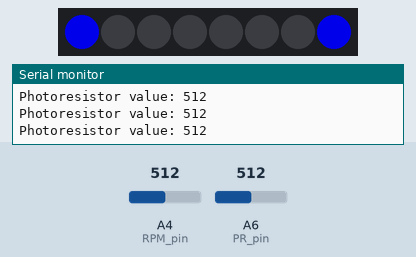
This sketch was run on a simulated Arduino Nano, built with avr-gcc and run on an emulated ATmega328P. Parts: 8 RGB LEDs in strip order, left to right, the last lines printed to the serial monitor. Inputs (shaded band) come from the test bench; at power-on: A6 (PR_pin) = 512, A4 (RPM_pin) = 512. Dim RGB values are drawn brighter than linear.

Above: at 1.2 s.
1.3 s: A6 (PR_pin) set to 560
At 2.2 s:
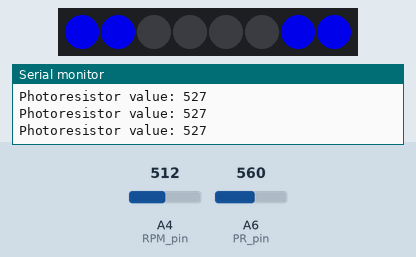
2.8 s: A6 (PR_pin) set to 306
At 5.5 s:
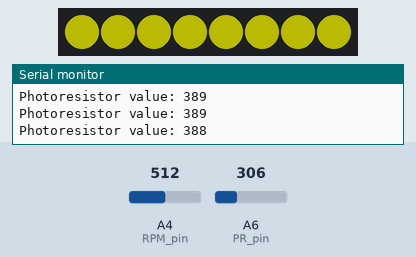
5.8 s: A6 (PR_pin) set to 15
7.7 s: A6 (PR_pin) set to 35
At 10.2 s:
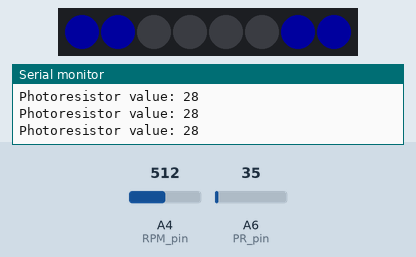
Timing chart, 0 to 10.9 s (numbered marks = the images above; inputs shaded):
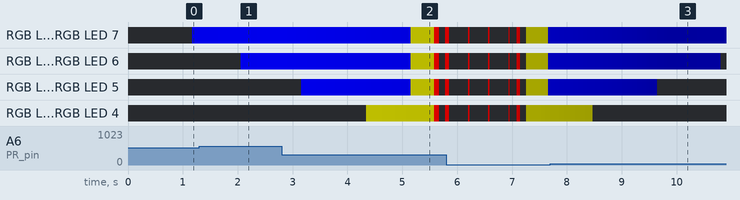

The sketch:

DIY_Shift_Light.ino
```cpp
#include <movingAvg.h>
#include <Adafruit_NeoPixel.h>
#define LED_PIN 6
#define LED_COUNT 8

//################# Adjustable Settings ####################
//Arduino Testing
int testMode = 1;  //Set testMode=1 to test LED strip without using the signal from the coil pack, set testMode=0 when using RPM signal from coil pack
int testPR = 1;
int testRPM = 0;
//Adjustable LED colors [colors follow RGB color code, 0-255] - Try to keep the sum of the 3 numbers for each color around 255 for
//even brightness between the three colors (ex yellow code is 255,255,0 - divide each number by 2 to get 125+125+0=250)
int color1[] = {0,0,255};   //Color 1, Blue
int color2[] = {125,125,0}; //Color 2, Yellow
int color3[] = {255,0,0};   //Color 3, Red
int flash_speed = 10; //Can be increased or decreased to adjust flash speed (flashes when shift RPM is exceeded)
//LED Brightness Control
int brightness_response_time = 500;  //LED brightness response time (lower number responds more quickly to ambient light, higher number is more stable during high variation of ambient light brightness)
int min_bright = 25;  //min LED brightness (any value from 1 to max_bright)
int max_bright = 200; //max LED brightness (any value from min_bright to 255)
float max_PR = 550.0;  //Photoresistor voltage at max daylight (direct sunlight)
float min_PR = 10.0; //Photoresistor voltage at night
//RPM control, adjustable
int on_rpm = 3000;  //RPM at which the LED's begin to turn on
int shift_rpm = 6000; //Desired shift point, initiates flashing LEDS. Must be higher than on_rpm
//RPM Calibration | y = m*x + b
int m = 22.315;  //Slope of trendline
int b = -66.2;  //Y-intercept of trendline

//############### Setup, DO NOT ADJUST #####################
int x = 5;   //RPM simulator counter / Test Mode
int RPM_test_mode = 1500; //current RPM simulator / Test Mode
int RPM_pin = A4; //RPM analog input pin
int RPM_volt;  //current RPM Voltage
int RPM_volt_ave; // average RPM voltage
int RPM_ave; // Actual RPM Ave
int max_rpm_calibration = 0;
int PR_pin = A6;  //Photoresistor analog input pin
int brightness;   //LED brightness ratio
int PR_volt;      //photoresistor voltage
int PR_ave;       //Average photoresistor voltage
bool flash = 1;   //flash boolean
int flash_count = 0;
int flash_counter = 1;
Adafruit_NeoPixel strip(LED_COUNT, LED_PIN, NEO_GRB + NEO_KHZ800);
movingAvg photoCell(brightness_response_time); //averages photoresistor voltage over last 500 readings
movingAvg rpmMovingAve(15); // averages rpm voltage over last 30 readings (to smooth out the signal)


//############### Void Setup - runs once when powered on #####################
void setup() {
  Serial.begin(115200);
  strip.begin();           // INITIALIZE NeoPixel strip object (REQUIRED)
  strip.show();            // Turn OFF all pixels ASAP
  pinMode(PR_pin,INPUT);  //establishes photoresistor pin
  pinMode(RPM_pin, INPUT);  // establishes RPM pin
  photoCell.begin();   //begins photoresistor moving average
  rpmMovingAve.begin();   //begins rpm moving average
}


//############### Void Loop - runs until power off #####################
void loop() {

//---------- RPM ----------
  RPM_volt = analogRead(RPM_pin);  //Reads voltage from LM2917N
  RPM_volt_ave = rpmMovingAve.reading(RPM_volt);  //Averages reading to smooth out noise
  RPM_ave = int(m * RPM_volt_ave + b);  //Converts the ave voltage to the current RPM value (based off of voltage-RPM correlation)
  if (RPM_volt_ave > max_rpm_calibration){  //Logs the max RPM voltage for calibration
    max_rpm_calibration = RPM_volt_ave;
  }
  if (testRPM == 1){
    String a1 = "   Current RPM volt = ";
    String b1 = a1 + RPM_volt_ave;
    String c1 = "Max RPM volt = ";
    String d1 = c1 + max_rpm_calibration;
    Serial.print(d1); //RPM max readout
    Serial.println(b1); //RPM current readout
  }
  //RPM Simulator / Test Mode
  if (testMode == 1){
    RPM_test_mode = RPM_test_mode + x;
    if (RPM_test_mode > 6500){
      x = -x;
    }
    if (RPM_test_mode < 1300){
      x = -x;
    }
    RPM_ave = RPM_test_mode;
  }

//---------- Photoresistor ----------
  PR_volt = analogRead(PR_pin);   //Reads photoresistor voltage
  PR_ave = photoCell.reading(PR_volt);  //averages photoresistor voltage
  if (testPR == 1){
    String str1 = "Photoresistor value: ";
    String PR_ave_str = str1 + PR_ave;
    Serial.println(PR_ave_str);  //average photoresistor value readout
  }

//---------- LED Brightness Control ----------
  //linear interpolation to scale LED brightness based on ambient lighting:
  brightness = int(min_bright + (PR_ave - min_PR)*((max_bright - min_bright)/(max_PR - min_PR)));
  if (brightness > max_bright){ //Caps brightness at max
    brightness = max_bright;
  }
  if (brightness < min_bright){ //Caps brightness at min
    brightness = min_bright;
  }

  //creates brightness ratio, from 0.0 to 1.0:
  float y = brightness/255.00;
  //Adjusts all three colors to correct brightness level:
  int color1R = color1[0]*y;
  int color1G = color1[1]*y;
  int color1B = color1[2]*y;
  int color2R = color2[0]*y;
  int color2G = color2[1]*y;
  int color2B = color2[2]*y;
  int color3R = color3[0]*y;
  int color3G = color3[1]*y;
  int color3B = color3[2]*y;

  //Converts colors to single 32-bit type for easier use
  uint32_t color1 = strip.Color(color1R, color1G, color1B);
  uint32_t color2 = strip.Color(color2R, color2G, color2B);
  uint32_t color3 = strip.Color(color3R, color3G, color3B);
  uint32_t LED_off = strip.Color(0,0,0);


//---------- LED Sequencing ----------
  //scales individual LED activation based on choosen on_rpm and shift_rpm
  int led_divider = (shift_rpm - on_rpm)/4;

  //LED activation based on current RPM. LEDS turn on from outside to middle.
  if (RPM_ave < on_rpm){  //LED's off below on_rpm
    strip.clear();
  }
  if (on_rpm < RPM_ave){  //Two LED's on (color1) above on_rpm
    strip.fill(color1,0,1);  // First LED On
    strip.fill(color1,7,1);  // Last LED ON
    strip.fill(LED_off,1,6); // LEDs in middle off
  }
  if ((on_rpm + led_divider) < RPM_ave){  //Four LED's on (color1)
    strip.fill(color1,0,2);
    strip.fill(color1,6,2);
    strip.fill(LED_off,2,4);
  }
  if ((on_rpm + led_divider*2) < RPM_ave){  //Six LED's on (color1)
    strip.fill(color1,0,3);
    strip.fill(color1,5,3);
    strip.fill(LED_off,3,2);
  }
  if ((on_rpm + led_divider*3) < RPM_ave){  //Six color1 and Two color2 LED's on
    strip.fill(color1,0,3);
    strip.fill(color1,5,3);
    strip.fill(color2,3,2);
  }
  if ((shift_rpm - RPM_ave) < 250){   //Eight color2 LED's on just prior to shift_rpm
    strip.fill(color2,0,8);
  }
  if ((shift_rpm < RPM_ave) && (flash == 1)){   //Color3 flash on, all eight LED's
    strip.fill(color3,0,8);
  }
  if ((shift_rpm < RPM_ave) && (flash == 0)){   //Color3 flash off
    strip.fill(LED_off,0,8);
  }

  flash_count = flash_count + flash_counter;
  if (flash_count > flash_speed){
    flash_counter = -1;
    flash = 0;
  }
  if (flash_count < 1){
    flash_counter = 1;
    flash = 1;
  }

  strip.show(); //Update LED strip with current configuration
  delay(1); //1ms delay
}
```
